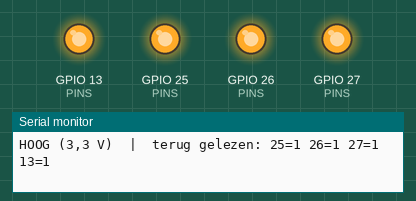
Recording of a sketch running on a simulated ESP32. On the bench: output pins drawn as LEDs (lit = HIGH), the last lines printed to the serial monitor.

Above: at 0.5 s.
At 3.5 s:
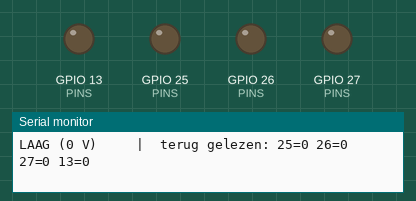
Timing chart, 0 to 4.6 s (numbered marks = the images above):
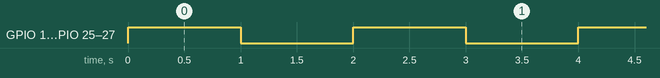

Measured:
- by itself, GPIO 13 (PINS), GPIO 25 (PINS), GPIO 26 (PINS), GPIO 27 (PINS): alternates HIGH for 1.0 s and LOW for 1.0 s

The sketch:

pintest.ino
```cpp
// DIY-Auto — pintest: zet GPIO25, 26, 27 en 13 elke seconde samen HOOG en dan LAAG.
// Meet met de draad LOS van het breadboard: pin ↔ GND van de ESP32 moet wisselen tussen 3,3 V en 0 V.
// De seriële monitor (115200) toont de stand én wat de pin zelf terugleest.
const int PINS[] = {25, 26, 27, 13};
void setup() {
  Serial.begin(115200);
  for (int p : PINS) pinMode(p, OUTPUT);
}
void loop() {
  static bool hoog = false;
  hoog = !hoog;
  for (int p : PINS) digitalWrite(p, hoog);
  delay(5);
  Serial.printf("%s  |  terug gelezen: 25=%d 26=%d 27=%d 13=%d\n", hoog ? "HOOG (3,3 V)" : "LAAG (0 V)   ",
                digitalRead(25), digitalRead(26), digitalRead(27), digitalRead(13));
  delay(995);
}
```
